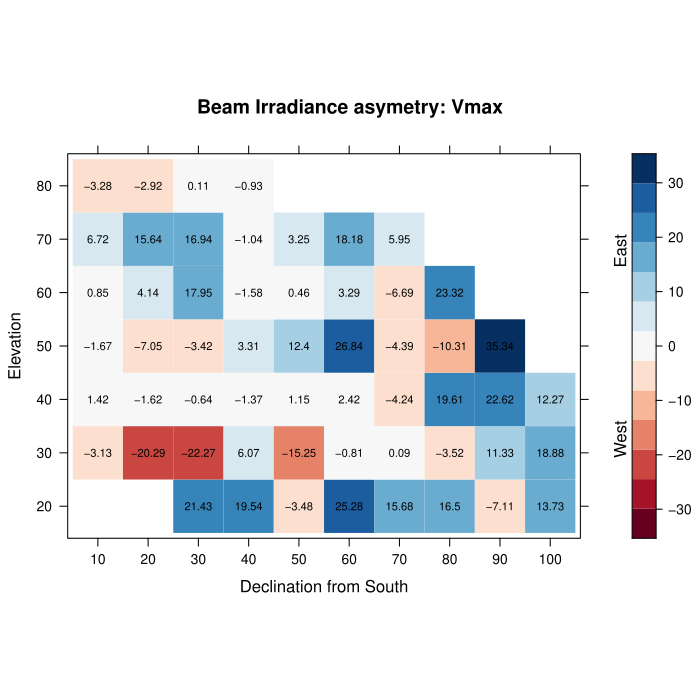

R code for this plot:
#!/usr/bin/env Rscript
#' Copyright (C) 2016 Athanasios Natsis <natsisathanasios@gmail.com>
#'

# https://stackoverflow.com/questions/48921217/r-center-red-to-blue-color-palette-at-0-in-levelplot

####  Clear environment  -------------------------------------------------------
closeAllConnections()
rm(list = (ls()[ls() != ""]))
Sys.setenv(TZ = "UTC")
tic = Sys.time()
Script.Name = funr::sys.script()
if(!interactive())pdf(file=sub("\\.R$",".pdf",Script.Name))
# sink(file=sub("\\.R$",".out",Script.Name,),split=TRUE)

library(data.table)
library(reshape2)
library(lattice)
library(RColorBrewer)

sza_bin  <- 10
azi_bin  <- 10
min_elev <- 15
max_nor  <- 100
since    <- 2016
p_lim    <- 0.05   ## statistical sign
rel_lim  <- 0.3    ## limit percent difference in N

#### LOAD DATA #################################################################

## Using Clear Sky data
filelist <- list.files(path = "/home/athan/DATA/Broad_Band",
                     pattern = "Clear_Sky_20[1-2][0-9]+.Rds",
                     full.names = T)

## Since 2016
data <- data.table()
for (af in filelist) {
    temp <- readRDS(af)
    if (any(year(temp$Date30) >= since)) {
        data <- rbind(data,temp)
    }
}

## Keep only flagged as clear
data <- data[ CSflag == 0 ]
## Declination from North
data[, North := Azimuth - 180 ]

## Exclude extreme angles
data <- data[ Elevat    > min_elev ]
data <- data[ abs(North)< max_nor  ]


## Bin sza and azimuth
data[, SZA_BIN := sza_bin * (SZA     %/% sza_bin) ]
data[, AZI_BIN := sza_bin * (Azimuth %/% azi_bin) ]

## symmetric binning around zero
data[, NOR_BIN := sign(North) * azi_bin * ( abs(North) %/% azi_bin + 1) ]

## Break in direct and global data
datDIR <- data[ QCF_DIR == "good" & !is.na(wattDIR) ]
data   <- datDIR

####  ANALYSIS  ################################################################

# hist(data$wattDIR)
# hist(data$wattHOR)
# hist(data$North)
# summary(data$wattDIR)
# summary(data$wattHOR)


pwelch <- function( Ma, Mb, Sa, Sb, Na, Nb ) {
    ## get p value
    abs(
        ## compute t welch value
        ( Ma - Mb ) / ( sqrt(( Sa^2 / Na ) + ( Sb^2 / Nb)) )
    )
}



## represent data by metric

VAR <- "wattDIR"
data[ , Month := month(Day) ]
sky <- data[, .( Vmax = max(get(VAR),    na.rm = T ),
                 Vmin = min(get(VAR),    na.rm = T ),
                 Vavg = mean(get(VAR),   na.rm = T ),
                 Vmed = median(get(VAR), na.rm = T ),
                 VN   = sum(!is.na(get(VAR))),
                 Vsd  = sd(get(VAR), na.rm = T )   ),
            by = c("NOR_BIN", "SZA_BIN" )]
sky_m <- data[, .( Vmax = max(get(VAR),    na.rm = T ),
                 Vmin = min(get(VAR),    na.rm = T ),
                 Vavg = mean(get(VAR),   na.rm = T ),
                 Vmed = median(get(VAR), na.rm = T ),
                 VN   = sum(!is.na(get(VAR))),
                 Vsd  = sd(get(VAR), na.rm = T )   ),
            by = .(NOR_BIN, SZA_BIN, MONTH = month(Day) )]
sky[, AZI_BIN := NOR_BIN + 180 ]


# plot(sky$NOR_BIN, sky$SZA_BIN, pch=15)
#
# mtx <- acast(sky, NOR_BIN~-SZA_BIN, value.var="Vmax")
# mtx[is.na(mtx)] <- 0



#### whole period create symmetric diffs ####
WE <- data.table( sky[ NOR_BIN > 0 ] )
ES <- data.table( sky[ NOR_BIN < 0 ] )

wecare <- grep("^V", names(sky), value = T)


sky_temp <- unique( sky[, NOR_BIN, SZA_BIN] )
sky_temp <- sky_temp[ NOR_BIN > 0 ]

sky_diff <- data.table()
sky_rati <- data.table()
for (ii in 1:nrow(sky_temp)) {
    li <- sky_temp[ii,]

    tempWE <- WE[ SZA_BIN == li$SZA_BIN & abs(NOR_BIN) == abs(li$NOR_BIN), ..wecare  ]
    tempES <- ES[ SZA_BIN == li$SZA_BIN & abs(NOR_BIN) == abs(li$NOR_BIN), ..wecare  ]

    if (all(dim(tempWE) == c(1,length(wecare))) & all(dim(tempES) == c(1,length(wecare)))) {

        ## valid only for avg
        tw_avg <- pwelch( tempWE$Vavg, tempES$Vavg,
                          tempWE$Vsd,  tempES$Vsd,
                          tempWE$VN,   tempES$VN   )

        ##  two-tailed p-value
        pw_avg  <- 2*pt(q=tw_avg, df= (tempWE$VN + tempES$VN - 2 ), lower.tail=FALSE)
        ## Right-tailed p-value
        pw_avgR <-   pt(q=tw_avg, df= (tempWE$VN + tempES$VN - 2 ), lower.tail=FALSE)
        ## left-tailed p-value
        pw_avgL <-   pt(q=tw_avg, df= (tempWE$VN + tempES$VN - 2 ), lower.tail=TRUE )


        sky_diff <- rbind(sky_diff,
                          cbind(li,
                                tempES - tempWE,
                                tw_avg, pw_avg,
                                relN = (tempES$VN - tempWE$VN ) / tempWE$VN,
                                pw_avgR, pw_avgL) )
        sky_rati <- rbind(sky_rati,
                          cbind(li, tempES / tempWE) )
    }
}

####  monthly create symmetric diffs  ####
WE <- data.table( sky_m[ NOR_BIN > 0 ] )
ES <- data.table( sky_m[ NOR_BIN < 0 ] )

sky_temp   <- unique( sky_m[, .(NOR_BIN, SZA_BIN) ] )
sky_temp   <- sky_temp[ NOR_BIN > 0 ]
sky_diff_m <- data.table()

for (im in 1:12) {
    for (ii in 1:nrow(sky_temp)) {
        li <- sky_temp[ii,]

        tempWE <- WE[ SZA_BIN == li$SZA_BIN & abs(NOR_BIN) == abs(li$NOR_BIN) & MONTH == im , ..wecare  ]
        tempES <- ES[ SZA_BIN == li$SZA_BIN & abs(NOR_BIN) == abs(li$NOR_BIN) & MONTH == im, ..wecare  ]


        if (all(dim(tempWE) == c(1,length(wecare))) & all(dim(tempES) == c(1,length(wecare)))) {

            sky_diff_m <- rbind(sky_diff_m,
                                cbind(li,
                                      MONTH = im,
                                      tempES - tempWE,
                                      tw_avg, pw_avg,
                                      relN = (tempES$VN - tempWE$VN ) / tempWE$VN,
                                      pw_avgR, pw_avgL) )
        }
    }
}


## add all the missing pixels
all_pixels <- expand.grid(
    NOR_BIN = seq(range(sky_diff$NOR_BIN)[1], range(sky_diff$NOR_BIN)[2], azi_bin ),
    SZA_BIN = seq(range(sky_diff$SZA_BIN)[1], range(sky_diff$SZA_BIN)[2], sza_bin )
)
sky_diff <- merge(sky_diff, all_pixels, all = T)

all_pixels <- expand.grid(
    NOR_BIN = seq(range(sky_diff$NOR_BIN)[1], range(sky_diff$NOR_BIN)[2], azi_bin ),
    SZA_BIN = seq(range(sky_diff$SZA_BIN)[1], range(sky_diff$SZA_BIN)[2], sza_bin ),
    MONTH   = 1:12
)
sky_diff_m <- merge(sky_diff_m, all_pixels, all = T)



## select colors
breaks <- 13
Ocols   <- colorRampPalette(brewer.pal(breaks, "RdBu"))(breaks)



## plot all variables
for (av in c(wecare, "relN")) {
    mtx <- acast(sky_diff, NOR_BIN~90-SZA_BIN, value.var = av )
    ## symmetric scale
    max_abs <- max(abs(mtx), na.rm = T)
    brk     <- do.breaks(c(-max_abs, max_abs), breaks)
    print(
        levelplot(mtx,
                  ylab = "Elevation",
                  xlab = "Declination from South",
                  ylab.right = "West                                 East",
                  main = paste("Beam Irradiance asymetry:", av),
                  col.regions = Ocols,
                  at = brk,
                  panel=function(...) {
                      arg <- list(...)
                      panel.levelplot(...)
                      panel.text(arg$x,
                                 arg$y,
                                 ifelse(!is.na(arg$z),round(arg$z,2),""),
                                 cex=0.7)
                  },
                  colorkey = list(col = Ocols,
                                  at = brk),
                  par.settings = list(
                      layout.widths = list(
                          axis.key.padding = 0.5,
                          ylab.right = 2))
                   )
    )

#     ## asymmetric scale
#     max_abs <- max(abs(mtx), na.rm = T)
#     brk     <- do.breaks(c(-max_abs, max_abs), breaks)
#     first_true <- which.max(brk > min(mtx,na.rm = T))
#     brk  <- brk[(first_true -1):length(brk)]
#     cols <- Ocols[(first_true -1):length(Ocols)]
#     print(
#     levelplot(mtx,
#               col.regions = cols,
#               at = brk,
#               colorkey = list(col = cols,
#                               at = brk),
#               main = av
#     )
# )
    ## For testing
    # print( levelplot(mtx, main=av) )
}


#### Plot meta stats ####

# dcare <- c("tw_avg", "pw_avg", "pw_avgR", "pw_avgL" )
dcare <- c( "pw_avg" )
for (av in dcare) {
    mtx <- acast(sky_diff, NOR_BIN~90-SZA_BIN, value.var = av )

    ## symmetric scale
    max_abs <- max(abs(mtx), na.rm = T)
    brk     <- do.breaks(c(0, max_abs), breaks)
    print(
        levelplot(mtx,
                  ylab = "Elevation",
                  xlab = "Declination from South",
                  ylab.right = "More Sig.                        Less Sig.",
                  main = paste("Beam Irradiance asymetry:", av),
                  # col.regions = Ocols,
                  at = brk,
                  panel=function(...) {
                      arg <- list(...)
                      panel.levelplot(...)
                      panel.text(arg$x,
                                 arg$y,
                                 ifelse(!is.na(arg$z),round(arg$z,3),""),
                                 cex=0.7)
                  },
                  # colorkey = list(col = Ocols,
                  #                 at = brk),
                  par.settings = list(
                      layout.widths = list(
                          axis.key.padding = 0.5,
                          ylab.right = 2))
        )
    )
}


####  Selective plot  ####

## exclude values using p value and data available
av  <- "Vavg"
mtx <- acast(sky_diff, NOR_BIN~90-SZA_BIN, value.var =  av )
mtp <- acast(sky_diff, NOR_BIN~90-SZA_BIN, value.var = "pw_avg" )
mtr <- acast(sky_diff, NOR_BIN~90-SZA_BIN, value.var = "relN" )
mtx[ mtp > p_lim ] <- NA
mtx[ abs(mtr) > rel_lim ] <- NA

## symmetric scale
max_abs <- max(abs(mtx), na.rm = T)
brk     <- do.breaks(c(-max_abs, max_abs), breaks)
print(
    levelplot(mtx,
              ylab = "Elevation",
              xlab = "Declination from South",
              ylab.right = "West                                 East",
              main = paste("Beam Irradiance asymetry:", av, "p <", p_lim, "relN <", rel_lim ),
              col.regions = Ocols,
              at = brk,
              panel=function(...) {
                  arg <- list(...)
                  panel.levelplot(...)
                  panel.text(arg$x,
                             arg$y,
                             ifelse(!is.na(arg$z),round(arg$z,2),""),
                             cex=0.7)
              },
              colorkey = list(col = Ocols,
                              at = brk),
              par.settings = list(
                  layout.widths = list(
                      axis.key.padding = 0.5,
                      ylab.right = 2))
    )
)






#### plot monthly mean difference
av  <- "Vavg"

## same scale
max_abs <- max(abs(sky_diff_m[[av]]),na.rm = T)
print(paste("Max scale:", max_abs))
# 120
max_abs <- 120
brk     <- do.breaks(c(-max_abs, max_abs), breaks)
for (im in 1:12) {
    temp <- sky_diff_m[MONTH == im]

    mtx <- acast(temp, NOR_BIN~90-SZA_BIN, value.var = av )
    ## symmetric scale
    # max_abs <- max(abs(mtx), na.rm = T)
    # brk     <- do.breaks(c(-max_abs, max_abs), breaks)
    print(
        levelplot(mtx,
                  ylab = "Elevation",
                  xlab = "Declination from South",
                  ylab.right = "West                                 East",
                  main = paste("Beam Irradiance asymetry:", av, "Month:",im),
                  col.regions = Ocols,
                  at = brk,
                  panel=function(...) {
                      arg <- list(...)
                      panel.levelplot(...)
                      panel.text(arg$x,
                                 arg$y,
                                 ifelse(!is.na(arg$z),round(arg$z,2),""),
                                 cex=0.7)
                  },
                  colorkey = list(col = Ocols,
                                  at = brk),
                  par.settings = list(
                      layout.widths = list(
                          axis.key.padding = 0.5,
                          ylab.right = 2))
        )
    )
}




# ## plot stats on rations
# for (av in wecare) {
#
#     mtx <- acast(sky_rati, NOR_BIN~90-SZA_BIN, value.var = av )
#
#     ## symmetric scale
#     max_abs <- max(abs(1-mtx), na.rm = T)
#     brk     <- do.breaks(c(1-max_abs, 1+max_abs), breaks)
#     print(
#         levelplot(mtx,
#                   ylab = "Elevation",
#                   xlab = "Declination from South",
#                   ylab.right = "West                                 East",
#                   main = paste("Beam Irradiance Ratio:", av),
#                   col.regions = Ocols,
#                   at = brk,
#                   panel=function(...) {
#                       arg <- list(...)
#                       panel.levelplot(...)
#                       panel.text(arg$x,
#                                  arg$y,
#                                  ifelse(!is.na(arg$z),round(arg$z,2),""),
#                                  cex=0.7)
#                   },
#                   colorkey = list(col = Ocols,
#                                   at = brk),
#                   par.settings = list(
#                       layout.widths = list(
#                           axis.key.padding = 0.5,
#                           ylab.right = 2))
#                    )
#     )

    #     ## asymmetric scale
    #     max_abs <- max(abs(mtx), na.rm = T)
    #     brk     <- do.breaks(c(-max_abs, max_abs), breaks)
    #     first_true <- which.max(brk > min(mtx,na.rm = T))
    #     brk  <- brk[(first_true -1):length(brk)]
    #     cols <- Ocols[(first_true -1):length(Ocols)]
    #
    #     print(
    #     levelplot(mtx,
    #               col.regions = cols,
    #               at = brk,
    #               colorkey = list(col = cols,
    #                               at = brk),
    #               main = av
    #     )
    # )

    ## For testing
    # print( levelplot(mtx, main=av) )

# }




##
# http://www.sthda.com/english/wiki/unpaired-two-samples-t-test-in-r









# R function to compute unpaired two-samples t-test
# t.test(x, y, alternative = "two.sided", var.equal = FALSE)
# R function to compute paired two-samples t-test
# t.test(x, y, paired = TRUE, alternative = "two.sided")

## stats and asymmetry by month


## stats and asymmetry by bin of dates








tac = Sys.time();
cat(paste("\n  --  ",  Script.Name, " DONE  --  \n\n"))
cat(sprintf("%s %-10s %-10s %-20s  %f mins\n\n",Sys.time(),Sys.info()["nodename"],Sys.info()["login"],Script.Name,difftime(tac,tic,units="mins")))



#'
#' | CS Flag | Test |
#' |:-------:|:--------------------------------------------------------------|
#' |   NA    | Undefined, untested                                           |
#' |    0    | Passed as clear sky                                           |
#' |    1    | Mean value of irradiance during the time period (MeanVIP)     |
#' |    2    | Max Value of Irradiance during the time Period (MaxVIP)       |
#' |    3    | Variability in irradiance by the length (VIL)                 |
#' |    4    | Variance of Changes in the Time series (VCT)                  |
#' |    5    | Variability in the Shape of the irradiance Measurements (VSM) |
#' |    6    | Low Direct Irradiance limit (LDI)                             |
#' |    7    | Low Global Irradiance limit (LGI)                             |
#' |    8    | Too Few CS point for the day (FCS)                            |
#' |    9    | Too Few data points for the day                               |
#' |   10    | Missing Data                                                  |
#'
